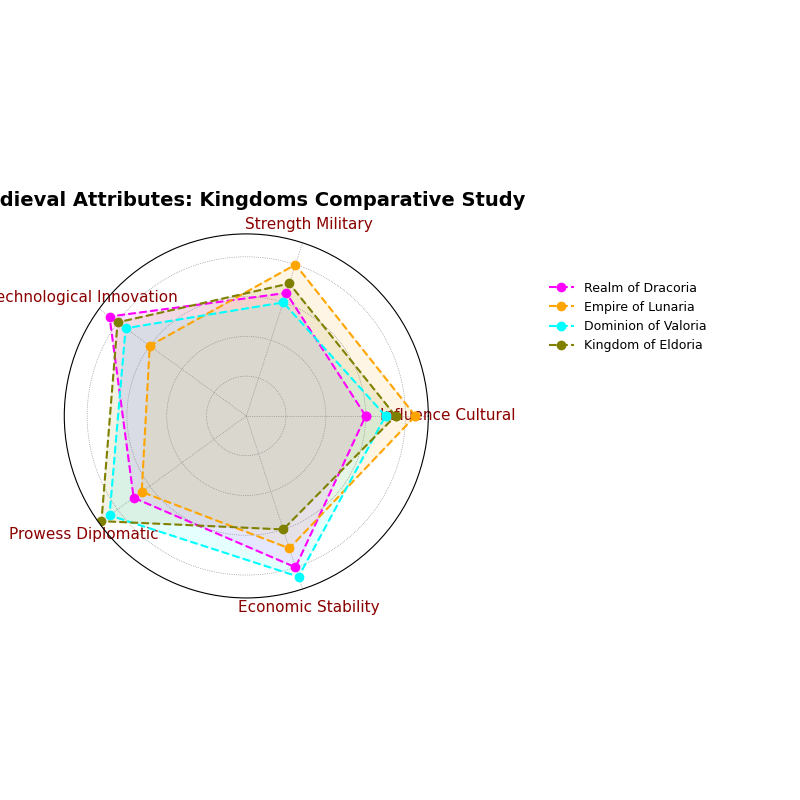

Write Python code to recreate this figure.
import matplotlib.pyplot as plt
import numpy as np
from math import pi

attributes = ['Influence Cultural', 'Strength Military', 'Technological Innovation', 
              'Prowess Diplomatic', 'Economic Stability']

eldoria_stats = [60, 65, 85, 70, 80]
dracoria_stats = [85, 80, 60, 65, 70]
lunaria_stats = [70, 60, 75, 85, 85]
valoria_stats = [75, 70, 80, 90, 60]

data = [eldoria_stats, dracoria_stats, lunaria_stats, valoria_stats]
kingdoms = ['Realm of Dracoria', 'Empire of Lunaria', 'Dominion of Valoria', 'Kingdom of Eldoria']

# Manually shuffled colors
colors = ['fuchsia', 'orange', 'cyan', 'olive']  # New order

num_vars = len(attributes)
angles = np.linspace(0, 2 * np.pi, num_vars, endpoint=False).tolist()
angles += angles[:1]

def create_radar_chart(ax, data, color, label):
    data += data[:1]
    ax.plot(angles, data, color=color, linewidth=1.5, linestyle='--', marker='o', label=label)
    ax.fill(angles, data, color=color, alpha=0.1)

fig, ax = plt.subplots(figsize=(8, 8), subplot_kw=dict(polar=True))

for i in range(len(kingdoms)):
    create_radar_chart(ax, data[i], colors[i], kingdoms[i])

ax.set_yticklabels([])
ax.set_xticks(angles[:-1])
ax.set_xticklabels(attributes, fontsize=11, color='darkred')
plt.title('Medieval Attributes: Kingdoms Comparative Study', size=14, weight='bold', pad=20)

ax.legend(loc='upper left', bbox_to_anchor=(1.3, 0.9), fontsize=9, frameon=False)
ax.grid(color='grey', linestyle=':', linewidth=0.5)

plt.tight_layout()
plt.show()
